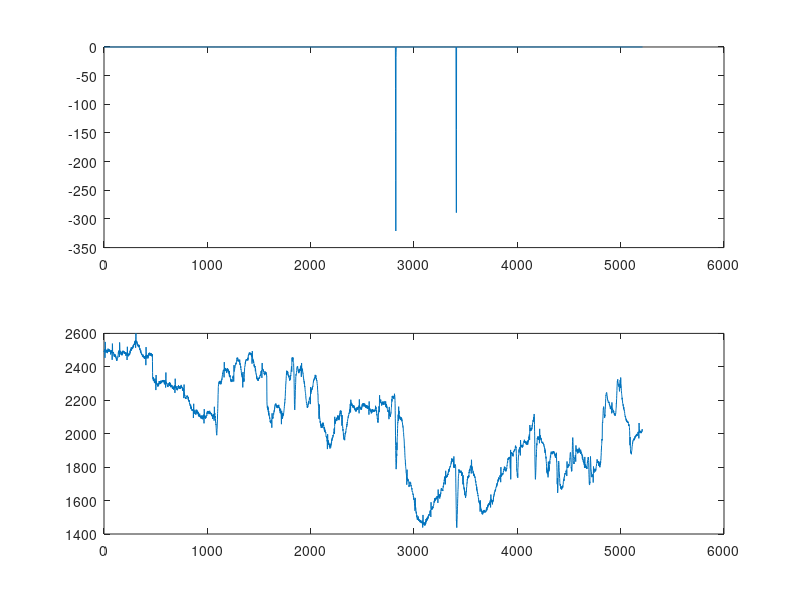
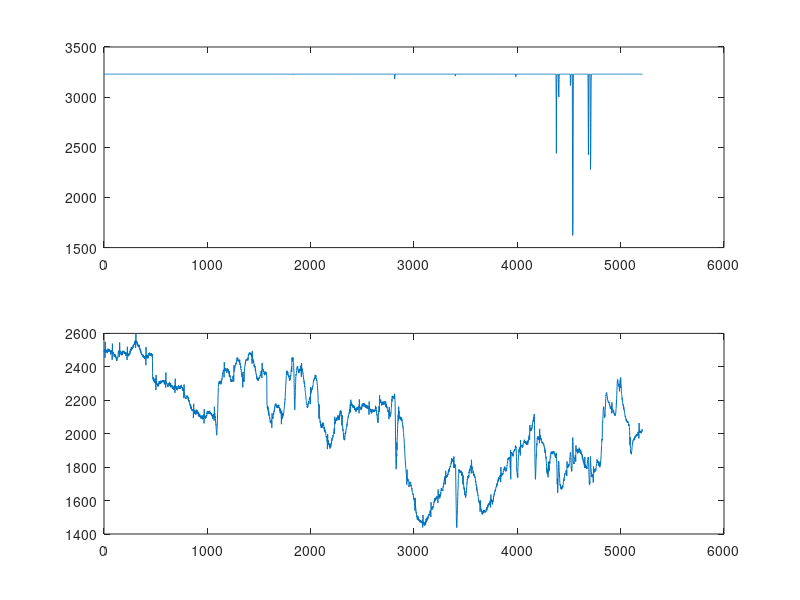
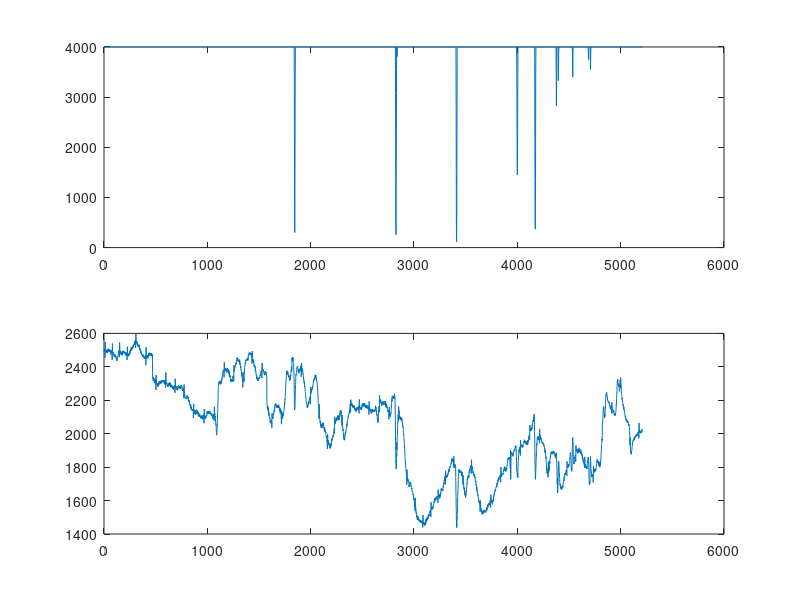
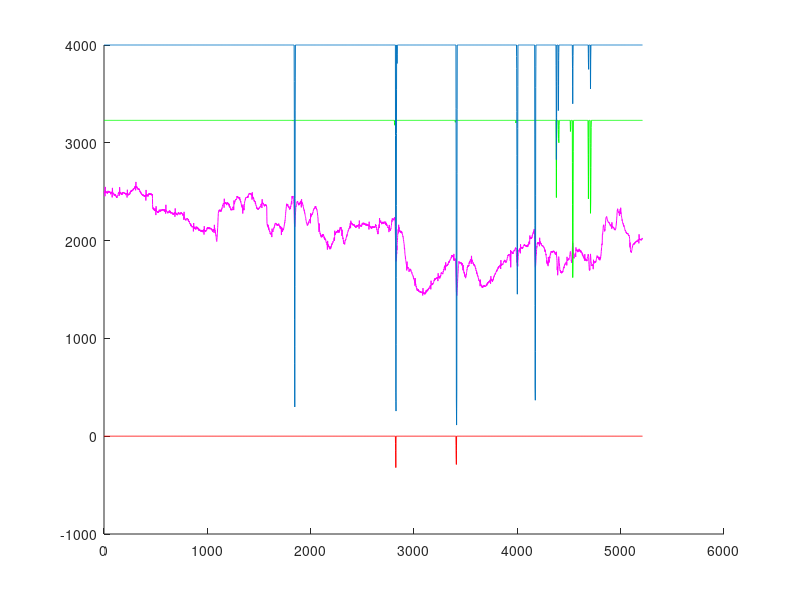

Reproduce these figures in MATLAB, in order.
clc; clear;

A = importdata('ECG_Movement.txt');

l=length(A);
x=0:l-1;
subplot(2,1,1);
plot(x,A(:,1));
subplot(2,1,2);
plot(x,A(:,2));

figure;
% fuck this 
subplot(2,1,1)
plot(x,A(:,3));
subplot(2,1,2);
plot(x,A(:,2));

figure;

subplot(2,1,1)
plot(x,A(:,4));
subplot(2,1,2);
plot(x,A(:,2));
%%
figure;
hold on
plot(x,A(:,1), 'r');
hold on
plot(x,A(:,2), 'm');
hold on
plot(x,A(:,3), 'g');
hold on
plot(x,A(:,4));
